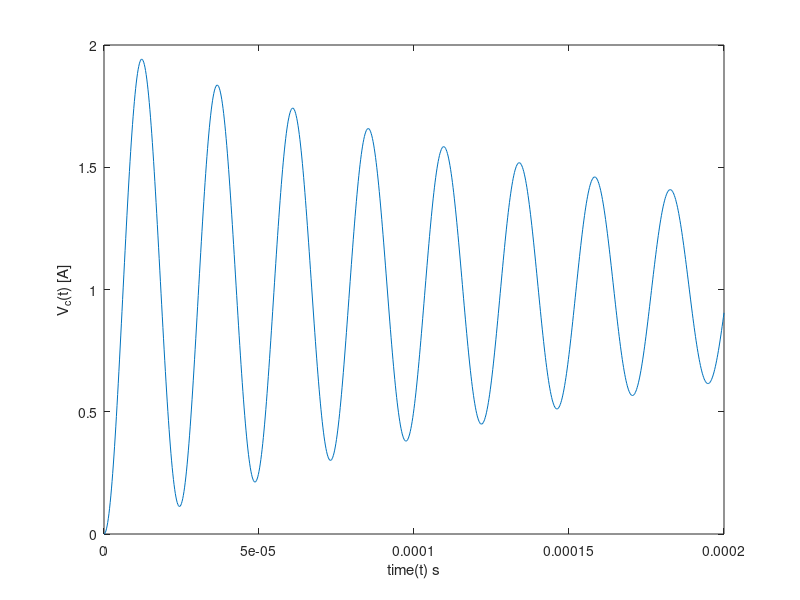

Source code (MATLAB):
zeta = 4905.8;
omega = 258150.5;
t = 0:0.0000002:0.0002;
A = -1;% coefficient C1 
B = -0.019;%coefficient C2
y = 1 + exp(-zeta*t)*A.*cos(omega*t)+ B.*sin(omega*t);% General Solution for under damped Response 
plot(t,y);
ylim([0 2]);
xlim([0 2*10^-4]);
xlabel("time(t) s");
ylabel("V_c(t) [A]");